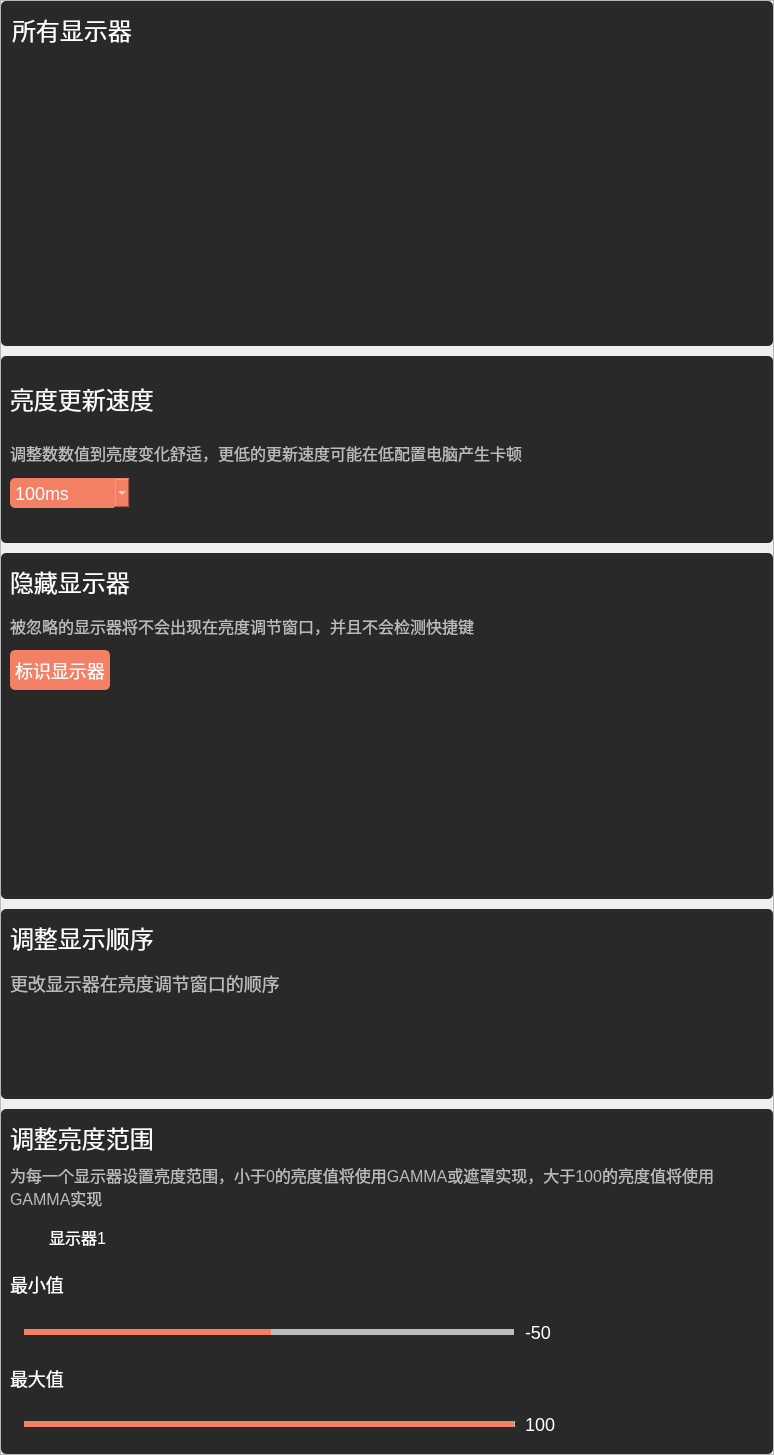
<?xml version="1.0" encoding="UTF-8"?>
<ui version="4.0">
 <class>DisplayPage</class>
 <widget class="QWidget" name="DisplayPage">
  <property name="geometry">
   <rect>
    <x>0</x>
    <y>0</y>
    <width>774</width>
    <height>1455</height>
   </rect>
  </property>
  <property name="windowTitle">
   <string>Form</string>
  </property>
  <property name="styleSheet">
   <string notr="true">*{
color:#ffffff;
font-size:18px;
}</string>
  </property>
  <layout class="QVBoxLayout" name="verticalLayout_6">
   <property name="leftMargin">
    <number>0</number>
   </property>
   <property name="topMargin">
    <number>0</number>
   </property>
   <property name="rightMargin">
    <number>0</number>
   </property>
   <property name="bottomMargin">
    <number>0</number>
   </property>
   <item>
    <widget class="QScrollArea" name="scrollArea">
     <property name="widgetResizable">
      <bool>true</bool>
     </property>
     <widget class="QWidget" name="scrollContent">
      <property name="geometry">
       <rect>
        <x>0</x>
        <y>0</y>
        <width>772</width>
        <height>1453</height>
       </rect>
      </property>
      <property name="maximumSize">
       <size>
        <width>16777215</width>
        <height>16777215</height>
       </size>
      </property>
      <layout class="QVBoxLayout" name="verticalLayout_7">
       <property name="spacing">
        <number>10</number>
       </property>
       <property name="leftMargin">
        <number>0</number>
       </property>
       <property name="topMargin">
        <number>0</number>
       </property>
       <property name="rightMargin">
        <number>0</number>
       </property>
       <property name="bottomMargin">
        <number>0</number>
       </property>
       <item>
        <widget class="QWidget" name="bloc_5" native="true">
         <property name="styleSheet">
          <string notr="true">background-color: rgb(41, 41, 41);

border-radius:5px;</string>
         </property>
         <layout class="QVBoxLayout" name="verticalLayout_8">
          <property name="spacing">
           <number>7</number>
          </property>
          <property name="leftMargin">
           <number>11</number>
          </property>
          <property name="topMargin">
           <number>11</number>
          </property>
          <property name="rightMargin">
           <number>11</number>
          </property>
          <property name="bottomMargin">
           <number>11</number>
          </property>
          <item>
           <widget class="QLabel" name="label">
            <property name="maximumSize">
             <size>
              <width>16777215</width>
              <height>35</height>
             </size>
            </property>
            <property name="text">
             <string>&lt;html&gt;&lt;head/&gt;&lt;body&gt;&lt;p&gt;&lt;span style=&quot; font-size:18pt;&quot;&gt;所有显示器&lt;/span&gt;&lt;/p&gt;&lt;/body&gt;&lt;/html&gt;</string>
            </property>
            <property name="buddy">
             <cstring>display_info_list</cstring>
            </property>
           </widget>
          </item>
          <item>
           <widget class="QFrame" name="display_info_list">
            <property name="sizePolicy">
             <sizepolicy hsizetype="Preferred" vsizetype="Preferred">
              <horstretch>0</horstretch>
              <verstretch>0</verstretch>
             </sizepolicy>
            </property>
            <property name="minimumSize">
             <size>
              <width>0</width>
              <height>0</height>
             </size>
            </property>
            <property name="maximumSize">
             <size>
              <width>16777215</width>
              <height>16777215</height>
             </size>
            </property>
            <property name="styleSheet">
             <string notr="true"/>
            </property>
            <layout class="QVBoxLayout" name="monitor_info">
             <property name="spacing">
              <number>20</number>
             </property>
             <property name="leftMargin">
              <number>0</number>
             </property>
             <property name="topMargin">
              <number>10</number>
             </property>
             <property name="rightMargin">
              <number>0</number>
             </property>
             <property name="bottomMargin">
              <number>20</number>
             </property>
            </layout>
           </widget>
          </item>
         </layout>
        </widget>
       </item>
       <item>
        <widget class="QWidget" name="block_4" native="true">
         <property name="maximumSize">
          <size>
           <width>16777215</width>
           <height>187</height>
          </size>
         </property>
         <property name="styleSheet">
          <string notr="true">background-color: rgb(41, 41, 41);
border-radius:5px;</string>
         </property>
         <layout class="QVBoxLayout" name="verticalLayout_2">
          <property name="bottomMargin">
           <number>20</number>
          </property>
          <item>
           <widget class="QLabel" name="label_13">
            <property name="minimumSize">
             <size>
              <width>0</width>
              <height>20</height>
             </size>
            </property>
            <property name="maximumSize">
             <size>
              <width>16777215</width>
              <height>39</height>
             </size>
            </property>
            <property name="text">
             <string>&lt;html&gt;&lt;head/&gt;&lt;body&gt;&lt;p&gt;&lt;span style=&quot; font-size:18pt;&quot;&gt;亮度更新速度&lt;/span&gt;&lt;/p&gt;&lt;/body&gt;&lt;/html&gt;</string>
            </property>
           </widget>
          </item>
          <item>
           <widget class="QLabel" name="label_14">
            <property name="minimumSize">
             <size>
              <width>0</width>
              <height>20</height>
             </size>
            </property>
            <property name="maximumSize">
             <size>
              <width>16777215</width>
              <height>10</height>
             </size>
            </property>
            <property name="styleSheet">
             <string notr="true">color:rgb(187,187,187);
font-size:16px;</string>
            </property>
            <property name="text">
             <string>调整数数值到亮度变化舒适，更低的更新速度可能在低配置电脑产生卡顿</string>
            </property>
            <property name="wordWrap">
             <bool>true</bool>
            </property>
           </widget>
          </item>
          <item>
           <widget class="QComboBox" name="brightness_dealy">
            <property name="sizePolicy">
             <sizepolicy hsizetype="Preferred" vsizetype="Preferred">
              <horstretch>0</horstretch>
              <verstretch>0</verstretch>
             </sizepolicy>
            </property>
            <property name="minimumSize">
             <size>
              <width>60</width>
              <height>30</height>
             </size>
            </property>
            <property name="maximumSize">
             <size>
              <width>120</width>
              <height>30</height>
             </size>
            </property>
            <property name="styleSheet">
             <string notr="true">background-color: rgb(243, 128, 100);
</string>
            </property>
            <property name="placeholderText">
             <string/>
            </property>
            <item>
             <property name="text">
              <string>100ms</string>
             </property>
            </item>
            <item>
             <property name="text">
              <string>200ms</string>
             </property>
            </item>
            <item>
             <property name="text">
              <string>300ms</string>
             </property>
            </item>
            <item>
             <property name="text">
              <string>400ms</string>
             </property>
            </item>
            <item>
             <property name="text">
              <string>500ms</string>
             </property>
            </item>
            <item>
             <property name="text">
              <string>600ms</string>
             </property>
            </item>
           </widget>
          </item>
         </layout>
        </widget>
       </item>
       <item>
        <widget class="QWidget" name="block_3" native="true">
         <property name="sizePolicy">
          <sizepolicy hsizetype="Preferred" vsizetype="Preferred">
           <horstretch>0</horstretch>
           <verstretch>0</verstretch>
          </sizepolicy>
         </property>
         <property name="minimumSize">
          <size>
           <width>100</width>
           <height>200</height>
          </size>
         </property>
         <property name="maximumSize">
          <size>
           <width>16777215</width>
           <height>16777215</height>
          </size>
         </property>
         <property name="styleSheet">
          <string notr="true">background-color: rgb(41, 41, 41);
border-radius:5px;</string>
         </property>
         <layout class="QVBoxLayout" name="verticalLayout_3">
          <property name="bottomMargin">
           <number>20</number>
          </property>
          <item>
           <widget class="QLabel" name="label_15">
            <property name="maximumSize">
             <size>
              <width>16777215</width>
              <height>39</height>
             </size>
            </property>
            <property name="text">
             <string>&lt;html&gt;&lt;head/&gt;&lt;body&gt;&lt;p&gt;&lt;span style=&quot; font-size:18pt;&quot;&gt;隐藏显示器&lt;/span&gt;&lt;/p&gt;&lt;/body&gt;&lt;/html&gt;</string>
            </property>
           </widget>
          </item>
          <item>
           <widget class="QLabel" name="label_16">
            <property name="maximumSize">
             <size>
              <width>16777215</width>
              <height>37</height>
             </size>
            </property>
            <property name="styleSheet">
             <string notr="true">color:rgb(187,187,187);
font-size:16px;</string>
            </property>
            <property name="text">
             <string>被忽略的显示器将不会出现在亮度调节窗口，并且不会检测快捷键</string>
            </property>
            <property name="wordWrap">
             <bool>true</bool>
            </property>
           </widget>
          </item>
          <item>
           <widget class="QPushButton" name="mark_display">
            <property name="minimumSize">
             <size>
              <width>0</width>
              <height>30</height>
             </size>
            </property>
            <property name="maximumSize">
             <size>
              <width>100</width>
              <height>40</height>
             </size>
            </property>
            <property name="styleSheet">
             <string notr="true">QPushButton{
background-color: rgb(243, 128, 100);
}
QPushButton:hover{
	background-color: rgb(255, 170, 0);
}</string>
            </property>
            <property name="text">
             <string>标识显示器</string>
            </property>
           </widget>
          </item>
          <item>
           <widget class="QWidget" name="hiden_display" native="true">
            <property name="minimumSize">
             <size>
              <width>0</width>
              <height>0</height>
             </size>
            </property>
           </widget>
          </item>
         </layout>
        </widget>
       </item>
       <item>
        <widget class="QWidget" name="block" native="true">
         <property name="maximumSize">
          <size>
           <width>16777215</width>
           <height>190</height>
          </size>
         </property>
         <property name="styleSheet">
          <string notr="true">background-color: rgb(41, 41, 41);
border-radius:5px;
</string>
         </property>
         <layout class="QVBoxLayout" name="verticalLayout_4">
          <property name="bottomMargin">
           <number>20</number>
          </property>
          <item>
           <widget class="QLabel" name="label_17">
            <property name="maximumSize">
             <size>
              <width>16777215</width>
              <height>39</height>
             </size>
            </property>
            <property name="text">
             <string>&lt;html&gt;&lt;head/&gt;&lt;body&gt;&lt;p&gt;&lt;span style=&quot; font-size:18pt;&quot;&gt;调整显示顺序&lt;/span&gt;&lt;/p&gt;&lt;/body&gt;&lt;/html&gt;</string>
            </property>
           </widget>
          </item>
          <item>
           <widget class="QLabel" name="label_18">
            <property name="maximumSize">
             <size>
              <width>16777215</width>
              <height>41</height>
             </size>
            </property>
            <property name="styleSheet">
             <string notr="true">color:rgb(187,187,187)</string>
            </property>
            <property name="text">
             <string>更改显示器在亮度调节窗口的顺序</string>
            </property>
            <property name="wordWrap">
             <bool>true</bool>
            </property>
           </widget>
          </item>
          <item>
           <widget class="QWidget" name="dispaly_order" native="true">
            <property name="sizePolicy">
             <sizepolicy hsizetype="Preferred" vsizetype="Preferred">
              <horstretch>0</horstretch>
              <verstretch>0</verstretch>
             </sizepolicy>
            </property>
           </widget>
          </item>
         </layout>
        </widget>
       </item>
       <item>
        <widget class="QWidget" name="block_2" native="true">
         <property name="maximumSize">
          <size>
           <width>16777215</width>
           <height>350</height>
          </size>
         </property>
         <property name="styleSheet">
          <string notr="true">QWidget{
background-color: rgb(41, 41, 41);
border-radius:5px;}
QSlider{
border-color: #bcbcbc;
}
QSlider::groove:horizontal {                                
     border: 1px solid #999999;
     height: 4px;                                           
    margin: 0px 0;                                         
     left: 5px; right: 5px; 
 }
QSlider::handle:horizontal {                               
     border: 0px ;                           
     border-image:  url(:/img/progress_handel.svg);                                                    
     margin: -7px -7px -7px -7px;                  
} 
QSlider::add-page:horizontal{
background: qlineargradient(spread:pad, x1:0, y1:1, x2:0, y2:0, stop:0 #bcbcbc, stop:0.25 #bcbcbc, stop:0.5 #bcbcbc, stop:1 #bcbcbc); 

}
QSlider::sub-page:horizontal{                               
 background: qlineargradient(spread:pad, x1:0, y1:1, x2:0, y2:0, stop:0 #F38064, stop:0.25 #F38064, stop:0.5 #F38064, stop:1 #F38064);                     
}</string>
         </property>
         <layout class="QVBoxLayout" name="verticalLayout_5">
          <item>
           <widget class="QLabel" name="label_21">
            <property name="maximumSize">
             <size>
              <width>16777215</width>
              <height>39</height>
             </size>
            </property>
            <property name="text">
             <string>&lt;html&gt;&lt;head/&gt;&lt;body&gt;&lt;p&gt;&lt;span style=&quot; font-size:18pt;&quot;&gt;调整亮度范围&lt;/span&gt;&lt;/p&gt;&lt;/body&gt;&lt;/html&gt;</string>
            </property>
           </widget>
          </item>
          <item>
           <widget class="QLabel" name="label_22">
            <property name="styleSheet">
             <string notr="true">color:rgb(187,187,187);
font-size:16px;</string>
            </property>
            <property name="text">
             <string>为每一个显示器设置亮度范围，小于0的亮度值将使用GAMMA或遮罩实现，大于100的亮度值将使用GAMMA实现</string>
            </property>
            <property name="wordWrap">
             <bool>true</bool>
            </property>
           </widget>
          </item>
          <item>
           <widget class="QWidget" name="widget_18" native="true">
            <layout class="QHBoxLayout" name="horizontalLayout_9">
             <item>
              <widget class="QWidget" name="widget_17" native="true">
               <property name="minimumSize">
                <size>
                 <width>24</width>
                 <height>24</height>
                </size>
               </property>
               <property name="maximumSize">
                <size>
                 <width>24</width>
                 <height>24</height>
                </size>
               </property>
               <property name="styleSheet">
                <string notr="true">image: url(:/img/xianshiqi.svg);
</string>
               </property>
              </widget>
             </item>
             <item>
              <widget class="QLabel" name="label_24">
               <property name="text">
                <string>&lt;html&gt;&lt;head/&gt;&lt;body&gt;&lt;p&gt;&lt;span style=&quot; font-size:12pt;&quot;&gt;显示器1&lt;/span&gt;&lt;/p&gt;&lt;/body&gt;&lt;/html&gt;</string>
               </property>
              </widget>
             </item>
            </layout>
           </widget>
          </item>
          <item>
           <widget class="QLabel" name="label_25">
            <property name="text">
             <string>最小值</string>
            </property>
           </widget>
          </item>
          <item>
           <widget class="QWidget" name="widget_19" native="true">
            <property name="styleSheet">
             <string notr="true"/>
            </property>
            <layout class="QHBoxLayout" name="horizontalLayout_10">
             <item>
              <widget class="QSlider" name="min_bar">
               <property name="sizePolicy">
                <sizepolicy hsizetype="Expanding" vsizetype="Preferred">
                 <horstretch>0</horstretch>
                 <verstretch>0</verstretch>
                </sizepolicy>
               </property>
               <property name="minimumSize">
                <size>
                 <width>200</width>
                 <height>0</height>
                </size>
               </property>
               <property name="maximumSize">
                <size>
                 <width>500</width>
                 <height>16777215</height>
                </size>
               </property>
               <property name="minimum">
                <number>-100</number>
               </property>
               <property name="maximum">
                <number>0</number>
               </property>
               <property name="value">
                <number>-50</number>
               </property>
               <property name="orientation">
                <enum>Qt::Horizontal</enum>
               </property>
              </widget>
             </item>
             <item>
              <widget class="QLabel" name="min_val">
               <property name="text">
                <string>-50</string>
               </property>
              </widget>
             </item>
            </layout>
           </widget>
          </item>
          <item>
           <widget class="QLabel" name="label_27">
            <property name="maximumSize">
             <size>
              <width>16777215</width>
              <height>39</height>
             </size>
            </property>
            <property name="text">
             <string>&lt;html&gt;&lt;head/&gt;&lt;body&gt;&lt;p&gt;最大值&lt;/p&gt;&lt;/body&gt;&lt;/html&gt;</string>
            </property>
           </widget>
          </item>
          <item>
           <widget class="QWidget" name="widget_20" native="true">
            <layout class="QHBoxLayout" name="horizontalLayout_11">
             <item>
              <widget class="QSlider" name="max_bar">
               <property name="minimumSize">
                <size>
                 <width>200</width>
                 <height>0</height>
                </size>
               </property>
               <property name="maximumSize">
                <size>
                 <width>500</width>
                 <height>16777215</height>
                </size>
               </property>
               <property name="maximum">
                <number>100</number>
               </property>
               <property name="value">
                <number>100</number>
               </property>
               <property name="orientation">
                <enum>Qt::Horizontal</enum>
               </property>
              </widget>
             </item>
             <item>
              <widget class="QLabel" name="max_val">
               <property name="text">
                <string>100</string>
               </property>
              </widget>
             </item>
            </layout>
           </widget>
          </item>
         </layout>
        </widget>
       </item>
      </layout>
     </widget>
    </widget>
   </item>
  </layout>
 </widget>
 <resources/>
 <connections>
  <connection>
   <sender>max_bar</sender>
   <signal>valueChanged(int)</signal>
   <receiver>max_val</receiver>
   <slot>setNum(int)</slot>
   <hints>
    <hint type="sourcelabel">
     <x>272</x>
     <y>1420</y>
    </hint>
    <hint type="destinationlabel">
     <x>640</x>
     <y>1420</y>
    </hint>
   </hints>
  </connection>
  <connection>
   <sender>min_bar</sender>
   <signal>valueChanged(int)</signal>
   <receiver>min_val</receiver>
   <slot>setNum(int)</slot>
   <hints>
    <hint type="sourcelabel">
     <x>272</x>
     <y>1326</y>
    </hint>
    <hint type="destinationlabel">
     <x>640</x>
     <y>1326</y>
    </hint>
   </hints>
  </connection>
 </connections>
</ui>
